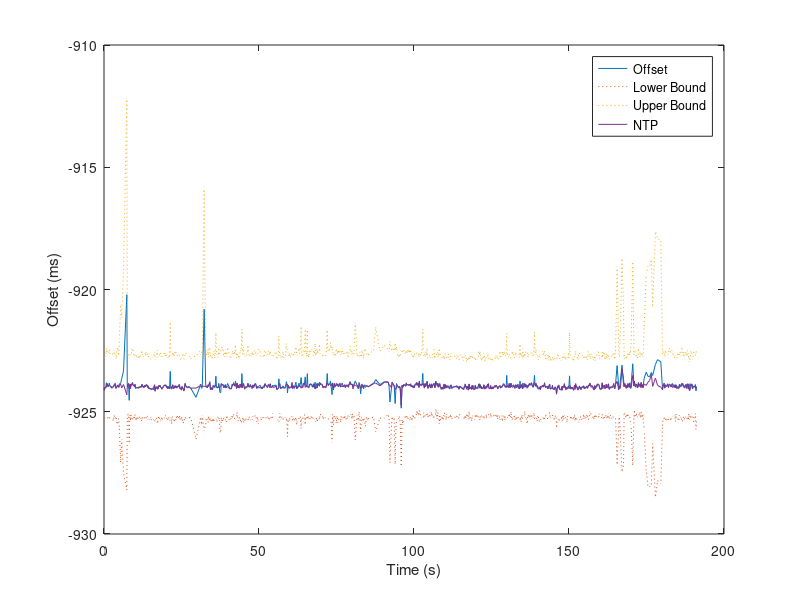

This chart was generated by the following MATLAB code:
% CSE 237B, Lab 1, Part 1
% August Nanz

% Import data
data = csvread('./client/result.csv');
time = (data(:,1) - data(1,1))./1e9;
ntp = data(:,2)./1e6;
offset = data(:,3)./1e6;
lambda = data(:,4)./1e6;

% Plot RTT, offset, and bound on error
figure;
plot(time, offset);
hold on
plot(time, offset - lambda,':');
plot(time, offset + lambda,':');
plot(time, ntp);
legend('Offset','Lower Bound','Upper Bound', 'NTP');
ylabel('Offset (ms)');
xlabel('Time (s)');
